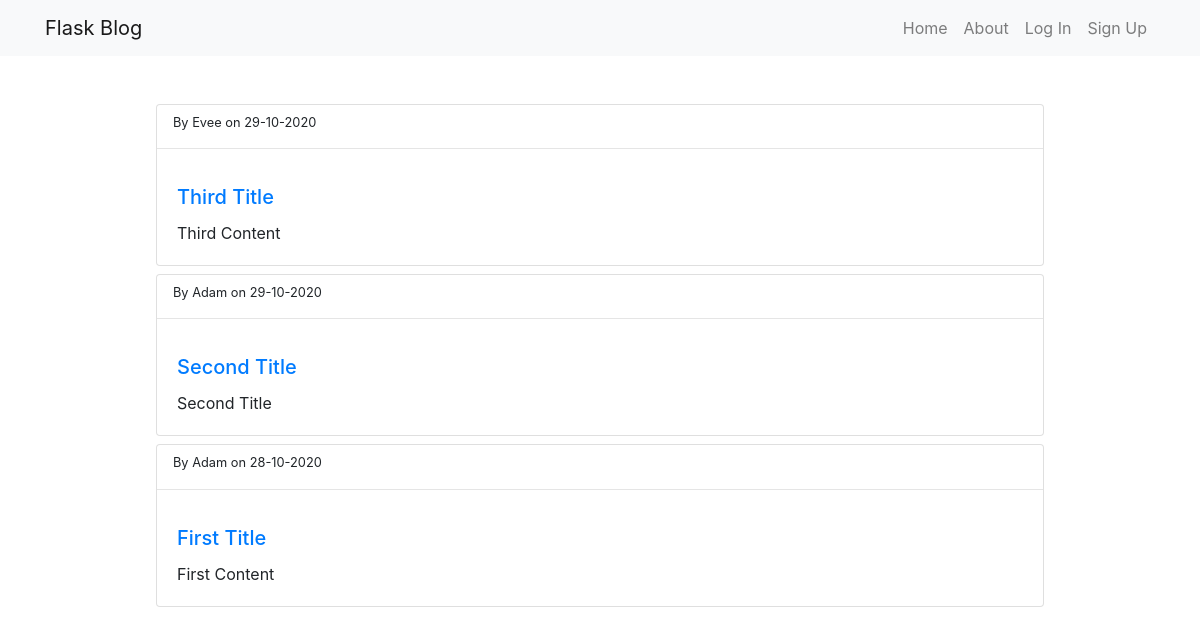
The page / on the database its author committed.
### blog/models.py (models this page shows, shortened)
class Post(db.Model, UserMixin):
    id = db.Column(db.Integer, primary_key=True)
    title = db.Column(db.String(100), nullable=False)
    content = db.Column(db.Text, nullable=False)
    date_posted = db.Column(db.DateTime, default=datetime.utcnow)
    user_id = db.Column(db.Integer, db.ForeignKey('user.id'), nullable=False)

class User(db.Model, UserMixin):
    id = db.Column(db.Integer, primary_key=True)
    username = db.Column(db.String(20), unique=True, nullable=False)
    email = db.Column(db.String(40), unique=True, nullable=False)
    password = db.Column(db.String(60), nullable=False)
    posts = db.relationship('Post', backref='author', lazy=True)

### blog/routes.py (the view)
@app.route('/')
def home():
    posts = Post.query.order_by(Post.date_posted.desc()).all()
    return render_template('index.html', posts=posts)

### blog/templates/index.html
{% extends 'base.html' %}
{% block content %}
<div class="mx-auto" style="width: 80%">
    {% for post in posts %}
    <div class="card mt-2">
        <small class="ml-3 mt-2">By {{ post.author.username }}
            on {{ post.date_posted.strftime('%d-%m-%Y') }}</small>
        <hr>
        <div class="card-body">
            <h5 class="card-title"><a href="{{ url_for('get_post', post_id=post.id)}}">{{ post.title }}</a></h5>
            <p class="card-text">{{ post.content }}</p>
        </div>
    </div>
    {% endfor %}
</div>
{% endblock %}

### blog/templates/base.html (shortened to what this page needs)
<!doctype html>
<html lang="en">
    <head>
        <link rel="stylesheet" href="https://stackpath.bootstrapcdn.com/bootstrap/4.5.2/css/bootstrap.min.css">
    </head>
    <body>
        <nav class="navbar navbar-expand-lg navbar-light bg-light">
            <div class="container">
                <a class="navbar-brand" href="/">Flask Blog</a>
                <div class="collapse navbar-collapse" id="navbarSupportedContent">
                    <ul class="navbar-nav ml-auto">
                        <li class="nav-item">
                            <a class="nav-link" href="{{ url_for('home') }}">Home</a>
                        </li>
                        <li class="nav-item">
                            <a class="nav-link" href="{{ url_for('about') }}">About</a>
                        </li>
                        {% if current_user.is_authenticated %}
                        <li class="nav-item">
                            <a class="nav-link" href="{{ url_for('add_post') }}">Add Post</a>
                        </li>
                        <li class="nav-item">
                            <a class="nav-link" href="{{ url_for('logout') }}">Log Out</a>
                        </li>
                        {% else %}
                        <li class="nav-item">
                            <a class="nav-link" href="{{ url_for('login') }}">Log In</a>
                        </li>
                        <li class="nav-item">
                            <a class="nav-link" href="{{ url_for('registration') }}">Sign Up</a>
                        </li>
                        {% endif %}
                    </ul>
                </div>
            </div>
        </nav>
        <div class="container mt-5">
            {% block content %}
            {% endblock %}
        </div>
    </body>
</html>

### rows shown on the page
Post: author.username "Evee", date_posted "29-10-2020", title "Third Title", content "Third Content"
Post: author.username "Adam", date_posted "29-10-2020", title "Second Title", content "Second Title"
Post: author.username "Adam", date_posted "28-10-2020", title "First Title", content "First Content"
